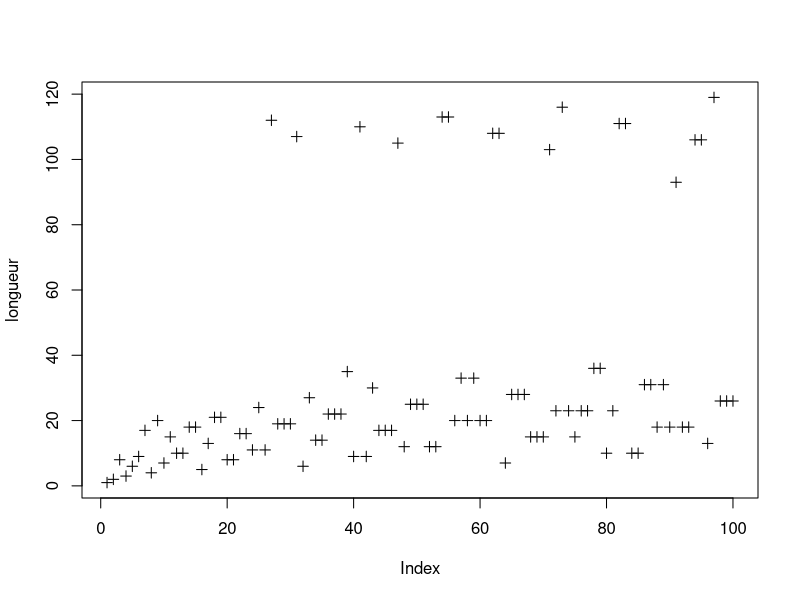
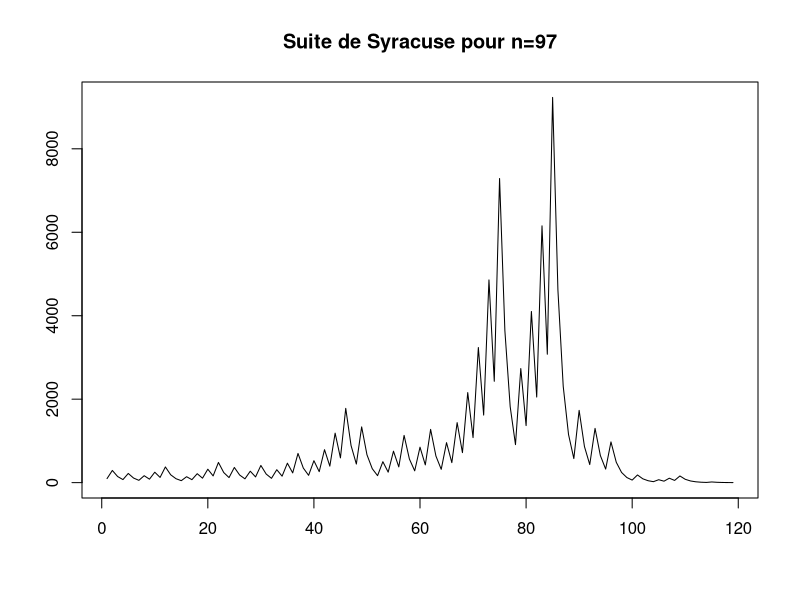
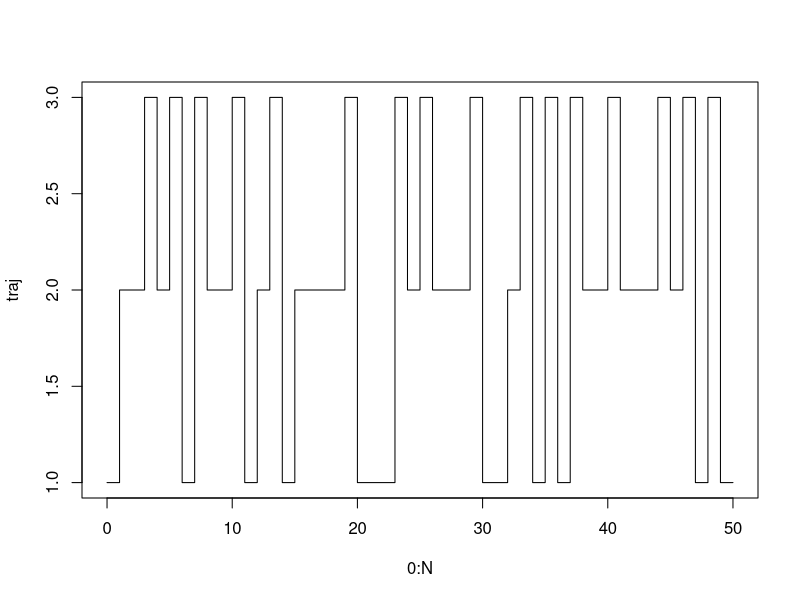
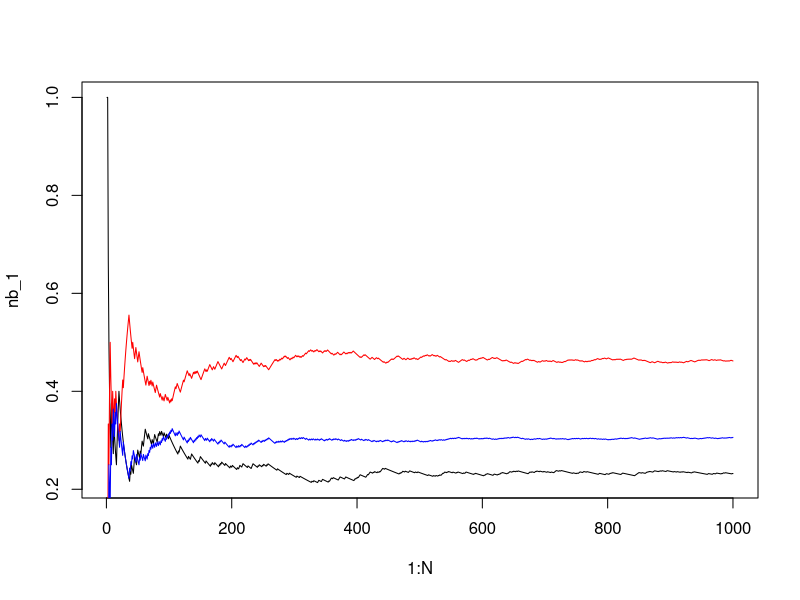

Here is the R script that generated these plots, in order:
## ---- chunk 1
summary(iris)
## ---- chunk 2
dim(iris)
## ---- chunk 3
iris[1:5,]
## ---- chunk 4
versi <- (iris$Species == "versicolor")
iris2 <- iris[versi, ]
## ---- chunk 5
ordre <- order(iris2$Petal.Length)
## ---- chunk 6
iris3 <- iris2[ordre, ]
## ---- chunk 7
head(iris3)
## ---- chunk 8
n <- 10
myst <- 7
tirage <- n+1
nbtirages <- 0

while(tirage!=myst){
  tirage <- sample(0:n,size = 1)
  nbtirages <- nbtirages + 1
}

nbtirages
## ---- chunk 9
f <- function(n,myst){
  tirage <- n+1
  nbtirages <- 0
  while(tirage != myst){
    tirage <- sample(0:n, size = 1)
    nbtirages <- nbtirages+1
  }
  return(nbtirages)
}
## ---- chunk 10
n <- 10
myst <- 7
M <- 100
res <- rep(0,M)
for (m in 1:M){res[m] <- f(n,myst)}
res
## ---- chunk 11
mean(res)
## ---- chunk 12
sd(res)
## ---- chunk 13
myst=7
M=100
n=10
res=sapply(1:M,FUN=function(m){f(n,myst)})
mean(res)
sd(res)
## ---- chunk 14
syracuse <- function(n){
  suite <- n
  i <- 1
  while(suite[i] != 1){
    if (suite[i]%%2 == 0){suite <- cbind(suite, suite[i]/2)
    }else{suite <- cbind(suite, 3*suite[i]+1)}
    i <- i+1
  }
  return(suite)
}
## ---- chunk 15
N <- 100
longueur <- rep(0,N)
for(n in 1:N){
    longueur[n] <- length(syracuse(n))
}
longueur
plot(longueur,pch = 3)
## ---- chunk 16
library(microbenchmark)
    longueur2=sapply(sapply(1:n,syracuse),length)

longueur2

syracuse_loop=function(N){for(n in 1:N){
    longueur[n] <- length(syracuse(n))
}
  longueur}


syracuse_vec=function(N){
  
        longueur2=sapply(sapply(1:n,syracuse),length)
  longueur}


microbenchmark(loop=syracuse_loop(100),vec=syracuse_vec(100),times=10)
microbenchmark(loop=syracuse_loop(1000),vec=syracuse_vec(1000),times=10)
## ---- chunk 17
max(longueur)
## ---- chunk 18
which.max(longueur)
## ---- chunk 19
syrmax <- syracuse(which.max(longueur))
plot(1:length(syrmax), syrmax, type = 'l',
    xlab = '',ylab = '', main = 'Suite de Syracuse pour n=97'
    )
## ---- chunk 20
donnees <- read.table("snore.txt")
## ---- chunk 21
donnees[1, ]
## ---- chunk 22
donnees <- read.table("snore.txt",header=TRUE)
## ---- chunk 23
donnees[1,]
## ---- chunk 24
summary(donnees)
## ---- chunk 25
decoupe <- split(donnees,donnees$ronfle) 
ls(decoupe)
class(decoupe)
## ---- chunk 26
nonronfleur <- decoupe$N
ronfleur <- decoupe$O 
## ---- chunk 27
summary(ronfleur)
summary(nonronfleur)
## ---- chunk 28
n1 <- nrow(ronfleur)
nbhommes1 <- sum(ronfleur$sexe == "H")
nbhommes1/n1
## ---- chunk 29
nbhommes <- sum(donnees$sexe == "H")
nbhommes1/nbhommes
## ---- chunk 30
P=matrix(c(1/3,0,1/2,1/3,1/2,1/2,1/3,1/2,0),nrow=3)
N=50 ## longueur de la trajectoire
x=1 ## état initial
traj=c(x)
for (n in 1:N)
{
  P_x=P[x,]
  u=runif(1) ## on tire un nombre uniformément entre 0 et 1
  if (u<P_x[1]){etat=1} else if (u < (P_x[1]+P_x[2])) {etat=2} else {etat=3}
  x=etat
  traj=c(traj,etat)
}
## ---- chunk 31
plot(0:N,traj,"s")
## ---- chunk 32
N=1000 ## longueur de la trajectoire
x=1 ## état initial
traj=c(x)
for (n in 1:N)
{
  P_x=P[x,]
  u=runif(1) ## on tire un nombre uniformément entre 0 et 1
  if (u<P_x[1]){etat=1} else if (u < (P_x[1]+P_x[2])) {etat=2} else {etat=3}
  x=etat
  traj=c(traj,etat)
}

nb_1=sapply(1:N,FUN=function(T)
  {
  traj_red=traj[1:T]
  length(which(traj_red==1))/T
})

nb_2=sapply(1:N,FUN=function(T)
  {
  traj_red=traj[1:T]
  length(which(traj_red==2))/T
})

nb_3=sapply(1:N,FUN=function(T)
  {
  traj_red=traj[1:T]
  length(which(traj_red==3))/T
})


plot(1:N, nb_1,"l")
lines(1:N,nb_2,col="red")
lines(1:N,nb_3,col="blue")
